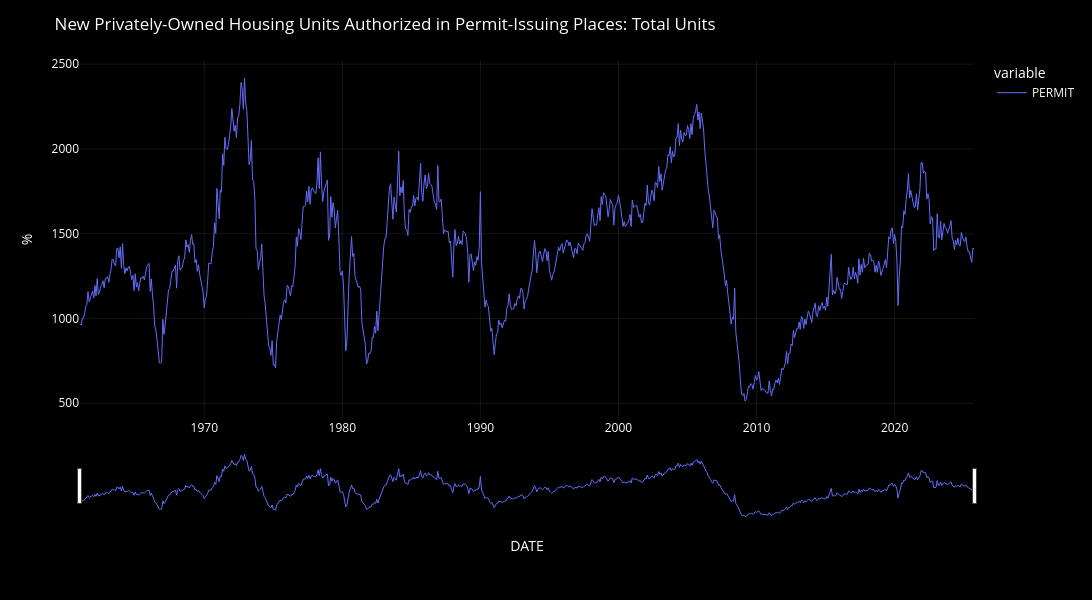

Notebook source saved alongside this figure:
### Markdown cell above
- **Data plot**

### Code cell
fig = plot_df_chart(
    df[[INDICATOR]],
    chart_title = DICT[INDICATOR]["title"],
    chart_type = "line",
    yaxis_title = "%",
    use_markers=False
)

### Figure 1 — Plotly figure (JSON) as saved in the notebook; plotly's stock layout.template omitted (floating-point values rounded to 4 significant figures; data arrays with more than 128 entries replaced by an {"elided": "..."} marker saying what was removed)
{"data": [{"hovertemplate": "<b>%{fullData.name}</b><br>%{y:.2f}<extra></extra>", "legendgroup": "PERMIT", "line": {"color": "#636efa", "dash": "solid", "width": 1}, "marker": {"symbol": "circle"}, "mode": "lines", "name": "PERMIT", "orientation": "v", "showlegend": true, "type": "scatter", "x": {"elided": "778 str values"}, "xaxis": "x", "y": {"elided": "778 int values"}, "yaxis": "y"}], "layout": {"dragmode": "zoom", "font": {"color": "white", "size": 12}, "height": 600, "legend": {"bgcolor": "rgba(0,0,0,0)", "itemclick": "toggle", "itemdoubleclick": "toggleothers", "title": {"text": "variable"}, "tracegroupgap": 0}, "margin": {"t": 60}, "paper_bgcolor": "black", "plot_bgcolor": "black", "title": {"text": "New Privately-Owned Housing Units Authorized in Permit-Issuing Places: Total Units"}, "width": 1300, "xaxis": {"anchor": "y", "domain": [0, 1], "gridcolor": "rgba(255,255,255,0.08)", "rangeslider": {"visible": true}, "showgrid": true, "title": {"text": "DATE"}}, "yaxis": {"anchor": "x", "domain": [0, 1], "fixedrange": false, "gridcolor": "rgba(255,255,255,0.08)", "showgrid": true, "title": {"text": "%"}}}}
